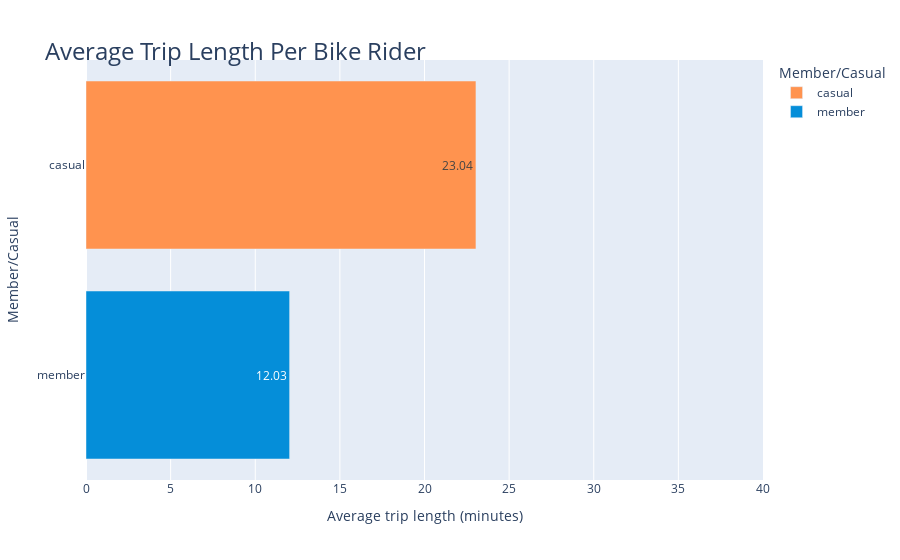

Write notebook code for a chart like this one.
### Code cell
df_pv11 = round(cyc_data_combined.groupby('member_casual', as_index=False)['ride_length_min'].mean(),2)

fig_6 = px.bar(df_pv11, y = 'member_casual', x = 'ride_length_min', range_x = [0,40],
        color = 'member_casual', 
        height = 300,
        text = 'ride_length_min', 
        labels = {'ride_length_min': 'Average trip length (minutes)', 'member_casual': 'Member/Casual'},
        hover_name = 'member_casual', hover_data = {'member_casual': False, 'ride_length_min': True}, 
        color_discrete_map = {'casual': '#FF934F', 'member': '#058ED9'})
fig_6.update_layout(
    title=dict(text="Average Trip Length Per Bike Rider",font=dict(size=24), automargin=True, yref='paper')
)
note = 'Fig. 6 - Average trip length per bike rider in minutes. On average, casual users use bikes about double the amount of time compared to members.'
fig_6.add_annotation(
    text = note
    , showarrow=False
    , x = 0
    , y = -0.25
    , xref='paper'
    , yref='paper' 
    , xanchor='left'
    , yanchor='bottom'
    , xshift=-1
    , yshift=-7
    , font=dict(size=10, color="black")
    , align="left")

### Figure 1 — Plotly figure (JSON) as saved in the notebook; plotly's stock layout.template omitted (floating-point values rounded to 4 significant figures)
{"data": [{"alignmentgroup": "True", "hovertemplate": "<b>%{hovertext}</b><br><br>Average trip length (minutes)=%{text}<extra></extra>", "hovertext": ["casual"], "legendgroup": "casual", "marker": {"color": "#FF934F", "pattern": {"shape": ""}}, "name": "casual", "offsetgroup": "casual", "orientation": "h", "showlegend": true, "text": [23.04], "textposition": "auto", "x": [23.04], "xaxis": "x", "y": ["casual"], "yaxis": "y", "type": "bar"}, {"alignmentgroup": "True", "hovertemplate": "<b>%{hovertext}</b><br><br>Average trip length (minutes)=%{text}<extra></extra>", "hovertext": ["member"], "legendgroup": "member", "marker": {"color": "#058ED9", "pattern": {"shape": ""}}, "name": "member", "offsetgroup": "member", "orientation": "h", "showlegend": true, "text": [12.03], "textposition": "auto", "x": [12.03], "xaxis": "x", "y": ["member"], "yaxis": "y", "type": "bar"}], "layout": {"xaxis": {"anchor": "y", "domain": [0, 1], "title": {"text": "Average trip length (minutes)"}, "range": [0, 40], "type": "linear"}, "yaxis": {"anchor": "x", "domain": [0, 1], "title": {"text": "Member/Casual"}, "categoryorder": "array", "categoryarray": ["member", "casual"], "type": "category", "range": [-0.5, 1.5], "autorange": true}, "legend": {"title": {"text": "Member/Casual"}, "tracegroupgap": 0}, "margin": {"t": 60}, "barmode": "relative", "title": {"font": {"size": 24}, "text": "Average Trip Length Per Bike Rider", "automargin": true, "yref": "paper"}, "annotations": [{"align": "left", "font": {"color": "black", "size": 10}, "showarrow": false, "text": "Fig. 6 - Average trip length per bike rider in minutes. On average, casual users use bikes about double the amount of time compared to members.", "x": 0, "xanchor": "left", "xref": "paper", "xshift": -1, "y": -0.25, "yanchor": "bottom", "yref": "paper", "yshift": -7}], "autosize": true}}
